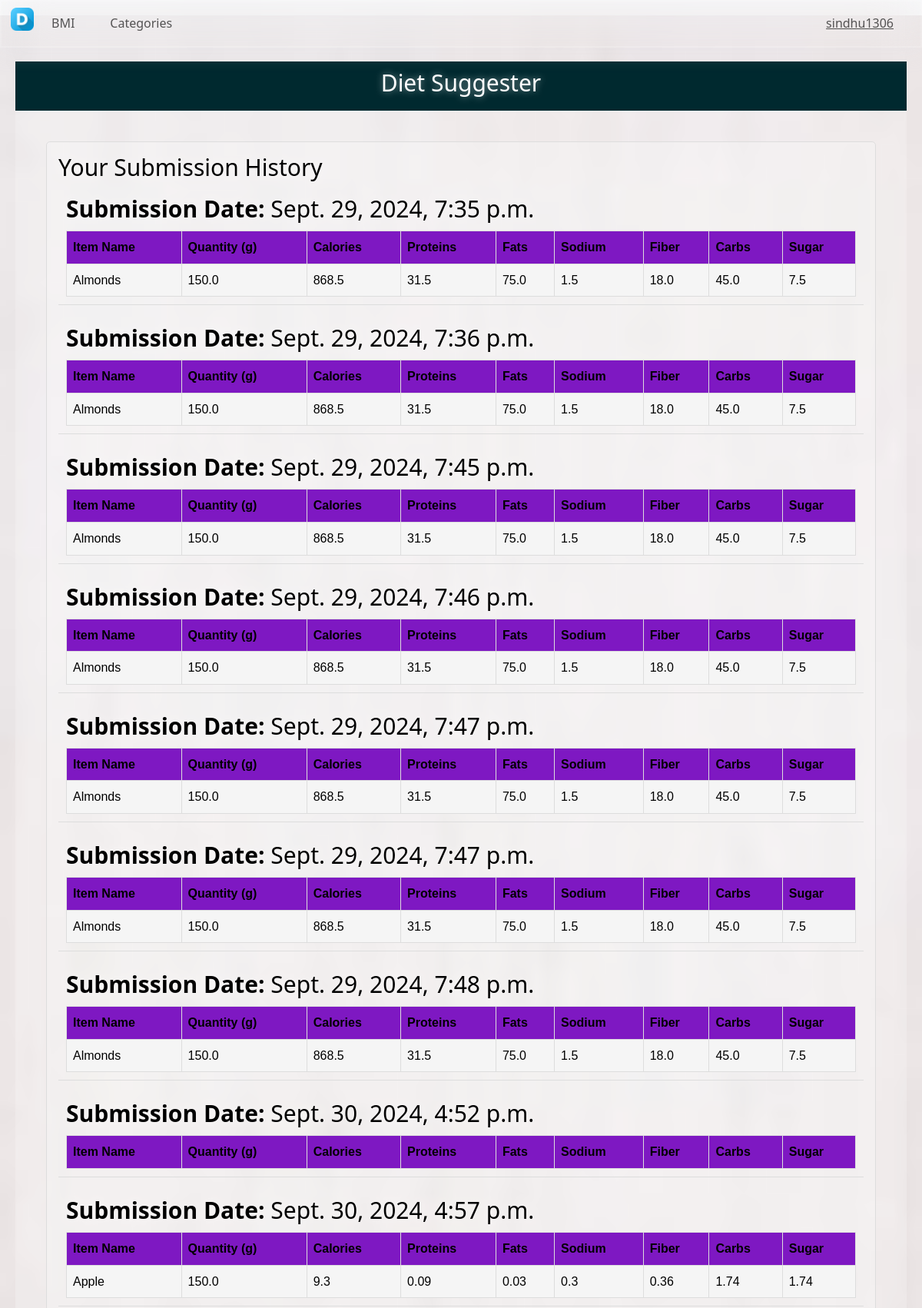
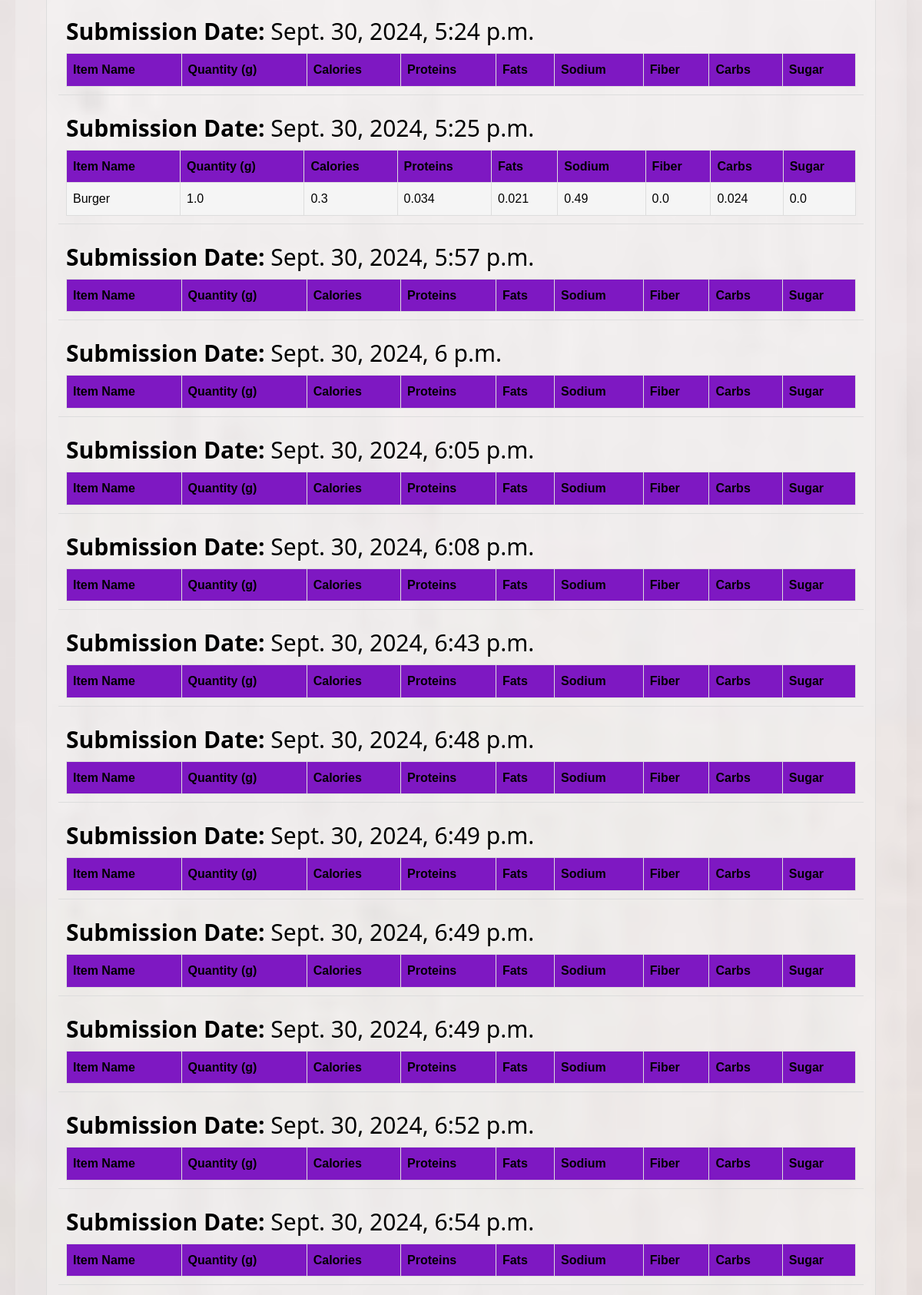
The page /user-history/ (signed in, upper part) on the database its author committed (2 pictures, top to bottom).
### nutrition/models.py (models this page shows, shortened)
class UserSubmission(models.Model):
    user = models.ForeignKey(User, on_delete=models.CASCADE)
    submitted_at = models.DateTimeField(auto_now_add=True)

class ItemEntry(models.Model):
    submission = models.ForeignKey(UserSubmission, related_name='items', on_delete=models.CASCADE)
    item_name = models.CharField(max_length=100)
    quantity = models.FloatField()
    calories = models.FloatField()
    proteins = models.FloatField()
    fats = models.FloatField()
    sodium = models.FloatField(default=0)
    fiber = models.FloatField(default=0)
    carbs = models.FloatField()
    sugar = models.FloatField(default=0)
    category = models.ForeignKey(Category, related_name='item_entries', on_delete=models.CASCADE, null=True)

### nutrition/views.py (the view)
# urls.py: path('user-history/', views.user_history, name='user_history'),
@login_required
def user_history(request):
    user_submissions = UserSubmission.objects.filter(user=request.user).prefetch_related('items')
    context = {
        'submissions': user_submissions,
    }
    return render(request, 'user_history.html', context)

### templates/user_history.html (shortened to what this page needs)
{% extends 'base.html' %}
{% block content %}
<div class="submission-history">
    <h3>Your Submission History</h3>
    {% if submissions %}
        {% for submission in submissions %}
            <div class="submission">
                <h3><strong>Submission Date:</strong> {{ submission.submitted_at }}</h3>
                <table class="item-table">
                    <thead>
                        <tr>
                            <th>Item Name</th>
                            <th>Quantity (g)</th>
                            <th>Calories</th>
                            <th>Proteins</th>
                            <th>Fats</th>
                            <th>Sodium</th>
                            <th>Fiber</th>
                            <th>Carbs</th>
                            <th>Sugar</th>
                        </tr>
                    </thead>
                    <tbody>
                        {% for item_entry in submission.items.all %}
                        <tr>
                            <td>{{ item_entry.item_name|title }}</td>
                            <td>{{ item_entry.quantity }}</td>
                            <td>{{ item_entry.calories }}</td>
                            <td>{{ item_entry.proteins }}</td>
                            <td>{{ item_entry.fats }}</td>
                            <td>{{ item_entry.sodium }}</td>
                            <td>{{ item_entry.fiber }}</td>
                            <td>{{ item_entry.carbs }}</td>
                            <td>{{ item_entry.sugar }}</td>
                        </tr>
                        {% endfor %}
                    </tbody>
                </table>
            </div>
        {% endfor %}
    {% else %}
        <p>You have not made any submissions yet.</p>
    {% endif %}
</div>
{% endblock %}

### templates/navbar.html
{% load static %}
<nav class="navbar navbar-light bg-light">
</nav>
<nav class="navbar navbar-expand-lg">
    <div class="container-fluid" id="navbarNav">
        <ul class="navbar-nav">
            <a class="navbar-link" href="{% url 'mains' %}">
                <img src="{% static 'dicon.png' %}" width="30" height="30">
            </a>
            <li class="nav-item active">
                <a class="nav-link" href="{% url 'bmicalc' %}">BMI</a>
            </li>
            <li class="nav-item">
                <a class="nav-link" href="{% url 'category-wise-items' %}">Categories</a>
            </li>
            <li class="nav-item">
                <a class="nav-link" href="#"></a>
            </li>
            <li class="nav-item">
                <a class="nav-link" href="#"></a>
            </li>
        </ul>
        <ul class="navbar-nav ms-auto">
            {% if user.is_authenticated %}
                <li class="nav-item">
                    <a class="nav-link" href="{% url 'user_history' %}"><u>{{ user.username }}</u></a>
                </li>
            {% else %}
                <li class="nav-item">
                    <a class="nav-link" href="{% url 'login' %}"><u>User</u></a>
                </li>
            {% endif %}
        </ul>
    </div>
</nav>

### templates/user_history.html (style rules this page uses)
.submission-history { margin: 20px; border: 1px solid #ddd; border-radius: 5px; padding: 15px; background-color: #f9f9f953; }
.submission { margin-bottom: 15px; padding: 10px; border-bottom: 1px solid #ddd; }
.item-table { width: 100%; border-collapse: collapse; margin-top: 10px; }
.item-table th, .item-table td { border: 1px solid #ddd; padding: 8px; text-align: left; }
.item-table th { background-color: #7e18c2; }

### rows shown on the page
UserSubmission: submitted_at "Sept. 29, 2024, 7:35 p.m."
ItemEntry: item_name "Almonds", quantity "150.0", calories "868.5", proteins "31.5", fats "75.0", sodium "1.5", fiber "18.0", carbs "45.0", sugar "7.5"
UserSubmission: submitted_at "Sept. 29, 2024, 7:36 p.m."
ItemEntry: item_name "Almonds", quantity "150.0", calories "868.5", proteins "31.5", fats "75.0", sodium "1.5", fiber "18.0", carbs "45.0", sugar "7.5"
UserSubmission: submitted_at "Sept. 29, 2024, 7:45 p.m."
ItemEntry: item_name "Almonds", quantity "150.0", calories "868.5", proteins "31.5", fats "75.0", sodium "1.5", fiber "18.0", carbs "45.0", sugar "7.5"
UserSubmission: submitted_at "Sept. 29, 2024, 7:46 p.m."
ItemEntry: item_name "Almonds", quantity "150.0", calories "868.5", proteins "31.5", fats "75.0", sodium "1.5", fiber "18.0", carbs "45.0", sugar "7.5"
UserSubmission: submitted_at "Sept. 29, 2024, 7:47 p.m."
ItemEntry: item_name "Almonds", quantity "150.0", calories "868.5", proteins "31.5", fats "75.0", sodium "1.5", fiber "18.0", carbs "45.0", sugar "7.5"
UserSubmission: submitted_at "Sept. 29, 2024, 7:47 p.m."
ItemEntry: item_name "Almonds", quantity "150.0", calories "868.5", proteins "31.5", fats "75.0", sodium "1.5", fiber "18.0", carbs "45.0", sugar "7.5"
UserSubmission: submitted_at "Sept. 29, 2024, 7:48 p.m."
ItemEntry: item_name "Almonds", quantity "150.0", calories "868.5", proteins "31.5", fats "75.0", sodium "1.5", fiber "18.0", carbs "45.0", sugar "7.5"
UserSubmission: submitted_at "Sept. 30, 2024, 4:52 p.m."
UserSubmission: submitted_at "Sept. 30, 2024, 4:57 p.m."
ItemEntry: item_name "Apple", quantity "150.0", calories "9.3", proteins "0.09", fats "0.03", sodium "0.3", fiber "0.36", carbs "1.74", sugar "1.74"
UserSubmission: submitted_at "Sept. 30, 2024, 5:24 p.m."
UserSubmission: submitted_at "Sept. 30, 2024, 5:25 p.m."
ItemEntry: item_name "Burger", quantity "1.0", calories "0.3", proteins "0.034", fats "0.021", sodium "0.49", fiber "0.0", carbs "0.024", sugar "0.0"
UserSubmission: submitted_at "Sept. 30, 2024, 5:57 p.m."
UserSubmission: submitted_at "Sept. 30, 2024, 6 p.m."
UserSubmission: submitted_at "Sept. 30, 2024, 6:05 p.m."
UserSubmission: submitted_at "Sept. 30, 2024, 6:08 p.m."
UserSubmission: submitted_at "Sept. 30, 2024, 6:43 p.m."
UserSubmission: submitted_at "Sept. 30, 2024, 6:48 p.m."
UserSubmission: submitted_at "Sept. 30, 2024, 6:49 p.m."
UserSubmission: submitted_at "Sept. 30, 2024, 6:49 p.m."
UserSubmission: submitted_at "Sept. 30, 2024, 6:49 p.m."
UserSubmission: submitted_at "Sept. 30, 2024, 6:52 p.m."
UserSubmission: submitted_at "Sept. 30, 2024, 6:54 p.m."

### other values the page prints
{{ user.username }} "sindhu1306"
